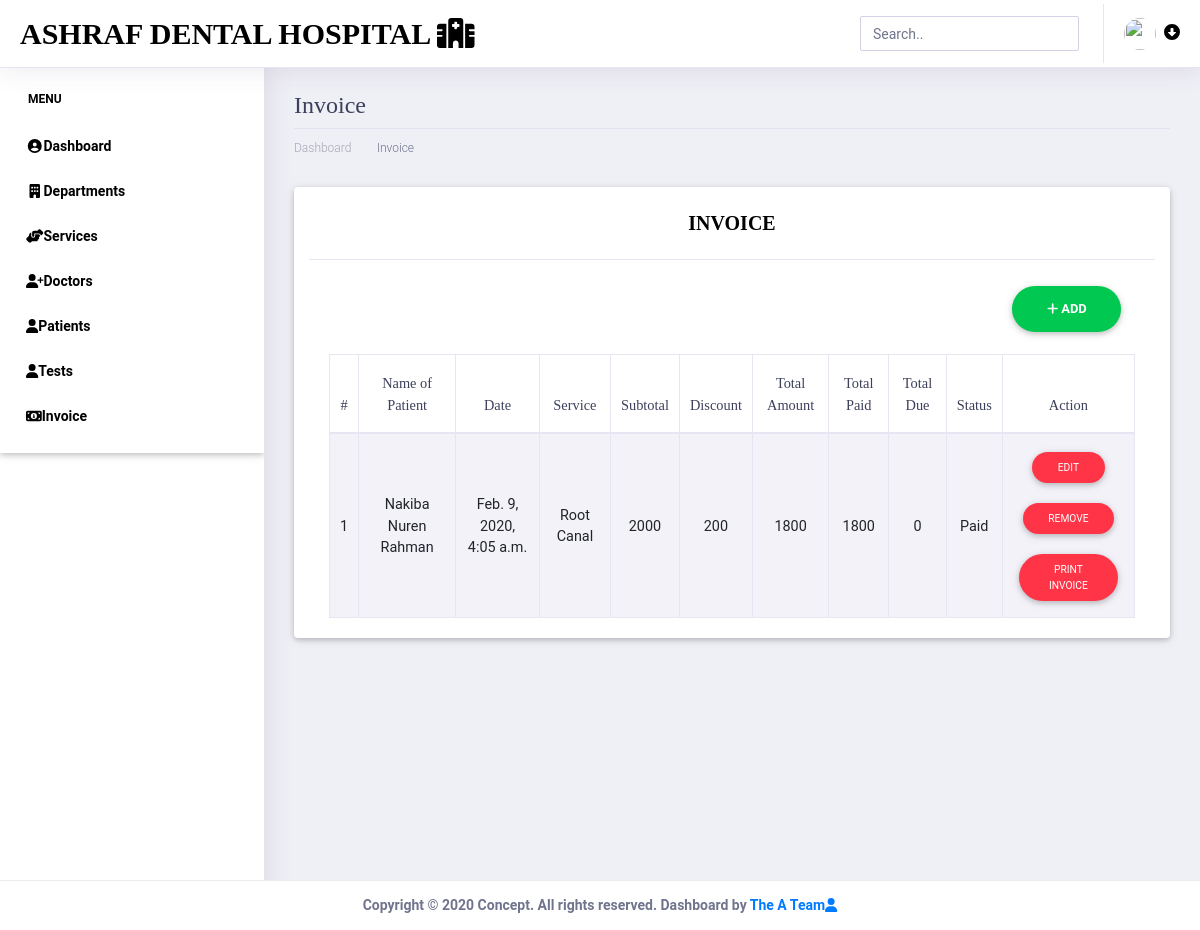
The page /invoice/ (signed in) on the database as committed earlier.
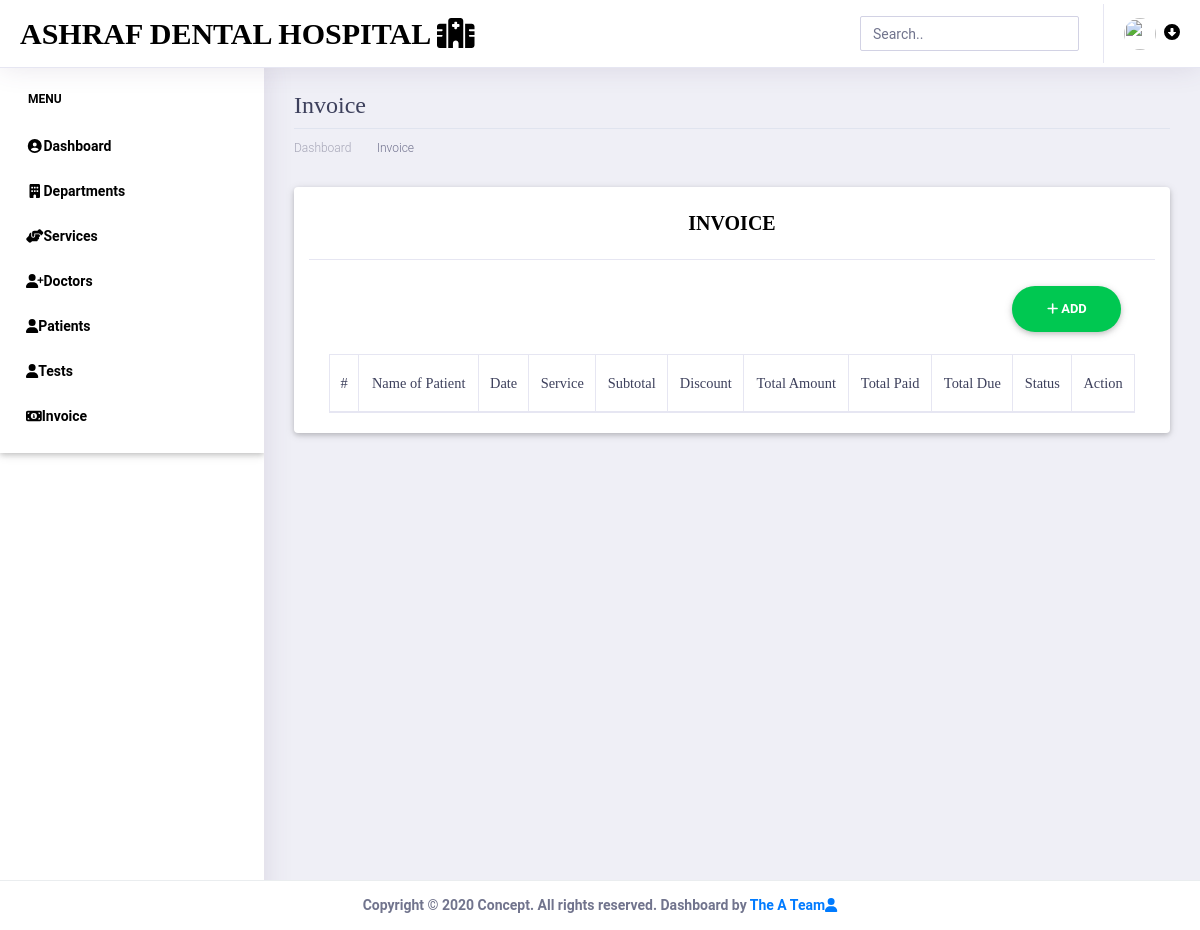
The same page on the database as committed later.
### invoice_app/models.py (models this page shows, shortened)
class Invoice(models.Model):
    PatientName = models.OneToOneField(Patient, related_name='invoice', on_delete=models.CASCADE)
    ServiceName = models.ForeignKey(Service,  on_delete=models.CASCADE)
    date = models.DateTimeField(default=datetime.datetime.now())
    Sub_Total = models.IntegerField(default=0)
    Discount = models.IntegerField(default=0)
    Total_Amount = models.IntegerField(default=0)
    Total_Paid = models.IntegerField(default=0)
    Total_Due = models.IntegerField(default=0)
    Due_Status = models.BooleanField(default=False)

### patient_app/models.py (models this page shows)
class Patient (models.Model):
    doctor = models.ForeignKey(Doctor, related_name='patients', on_delete=models.CASCADE)
    name = models.CharField(max_length=128)
    age = models.CharField(max_length=512)
    gender = models.CharField(max_length=512)
    phone = models.CharField(max_length=20)
    address = models.CharField(max_length=200, default='')
    MedNAme = models.CharField(max_length=300, default='')
    complain = models.TextField(max_length=250, default='')
    observation = models.TextField(max_length=250, default='')
    advice = models.CharField(max_length=200, default='')
    dose = models.CharField(max_length=20, default='')
    duration = models.CharField(max_length=20, default='')
    date = models.DateTimeField(default=datetime.datetime.now())
    diabetes = models.BooleanField(default=False)
    blood_group = models.CharField(max_length=15, default='')
    def __str__(self):
        return self.name

### services_app/models.py (models this page shows)
class Service(models.Model):
    department = models.ForeignKey(Department, related_name='services', on_delete=models.CASCADE)
    name = models.CharField(max_length=128)
    cost = models.IntegerField(default=0)
    duration = models.CharField(max_length=20)
    def __str__(self):
        return self.name

### invoice_app/views.py (the view)
# urls.py: path('invoice/',include('invoice_app.url'))
@login_required(login_url="/")
def invoice (request):
    i = Invoice.objects.all()
    serial = list()
    for j in range(1, len(i) + 1):
        serial.append(j)
    foo = zip(i, serial)
    context = {'invc': foo}
    return render(request, 'invoice.html',context)

### templates/invoice.html (shortened to what the changed rows need)
<!doctype html>
<html lang="en">
<head>
    {% load static %}
    <link rel="stylesheet" href="/static/assets/vendor/bootstrap/css/bootstrap.min.css">
    <link href="/static/assets/vendor/fonts/circular-std/style.css" rel="stylesheet">
    <link rel="stylesheet" href="/static/assets/libs/css/style.css">
    <link rel="stylesheet" href="/static/assets/vendor/fonts/fontawesome/css/fontawesome-all.css">
    <link rel="stylesheet" href="/static/assets/vendor/charts/chartist-bundle/chartist.css">
    <link rel="stylesheet" href="/static/assets/vendor/charts/morris-bundle/morris.css">
    <link rel="stylesheet" href="/static/assets/vendor/fonts/material-design-iconic-font/css/materialdesignicons.min.css">
    <link rel="stylesheet" href="/static/assets/vendor/charts/c3charts/c3.css">
    <link rel="stylesheet" href="/static/assets/vendor/fonts/flag-icon-css/flag-icon.min.css">
    <link rel="stylesheet" href="/static/assets/libs/css/mdb.min.css" >
    <link rel="stylesheet" href="/static/assets/libs/css/animate-3.7.0.css">
    <link rel="stylesheet" href="/static/assets/libs/css/owl-carousel.min.css">
    <link rel="stylesheet" href="/static/assets/libs/css/mdb.min.css">
    <link rel="stylesheet" href="/static/assets/libs/css/all.css">
</head>
<body>
    <div class="dashboard-main-wrapper">
        <div class="dashboard-wrapper">
            <div class="dashboard-ecommerce">
                <div class="container-fluid dashboard-content ">
                    <div class="row">
                        <div class="col-xl-12 col-lg-12 col-md-12 col-sm-12 col-12">
                            <div class="page-header">
                                <h2 class="pageheader-title">Invoice </h2>
                            </div>
                        </div>
                    </div>
             <section class="contact-section area-padding">
                <div class="container card">
                  <div class="card-body">
                    <div id="table" class="table-editable">
                      <table class="table table-bordered table-responsive-md table-striped text-center">
                        <thead>
                          <tr>
                            <th class="text-center" color="black">#</th>
                            <th class="text-center" color="black">Name of Patient</th>
                            <th class="text-center" color="black">Date</th>
                              <th class="text-center" color="black">Service</th>
                              <th class="text-center" color="black">Subtotal</th>
                              <th class="text-center" color="black">Discount</th>
                              <th class="text-center" color="black">Total Amount</th>
                              <th class="text-center" color="black">Total Paid</th>
                              <th class="text-center" color="black">Total Due</th>
                              <th class="text-center" color="black">Status</th>
                            <th class="text-center" color="black">Action</th>
                          </tr>
                        </thead>
                        <tbody>
                        {% for val, s in invc %}
                          <tr>
                            <td class="pt-3-half"  color="black">{{s}}</td>
                            <td class="pt-3-half"  color="black">{{val.PatientName}}</td>
                            <td class="pt-3-half"  color="black">{{val.date}}</td>
                          <td class="pt-3-half"  color="black">{{val.ServiceName}}</td>
                              <td class="pt-3-half"  color="black">{{val.Sub_Total}}</td>
                              <td class="pt-3-half"  color="black">{{val.Discount}}</td>
                              <td class="pt-3-half"  color="black">{{val.Total_Amount}}</td>
                              <td class="pt-3-half"  color="black">{{val.Total_Paid}}</td>
                               <td class="pt-3-half"  color="black">{{val.Total_Due}}</td>
                              {% if val.Due_Status == False %}
                              <td class="pt-3-half"  color="black">Paid</td>
                              {% endif %}
                            <td>
                                <span class="table-edit">
                                <a href="{% url 'edit-invoice' val.id %}"><button type="button" class="btn btn-danger btn-rounded btn-sm my-0">Edit</button></a>
                              </span><p></p>
                              <span class="table-remove">
                                <a href="{% url 'remove-invoice' val.id %}"><button type="button" class="btn btn-danger btn-rounded btn-sm my-0">Remove</button></a>
                              </span><p></p>
                                 <span class="table-edit">
                                <a href="{% url 'print_invoice' val.id %}"><button type="button" class="btn btn-danger btn-rounded btn-sm my-0">Print Invoice</button></a>
                              </span><p></p>
                            </td>
                          </tr>
                        {% endfor %}
                        </tbody>
                      </table>
                    </div>
                  </div>
                </div>
            </section>
        </div>
    </div>
        </div>
    </div>
</body>
</html>

Rows that differ between the two databases and show on the page:
removed Invoice: s "1", PatientName "Nakiba Nuren Rahman", date "Feb. 9, 2020, 4:05 a.m.", ServiceName "Root Canal", Sub_Total "2000", Discount "200", Total_Amount "1800", Total_Paid "1800", Total_Due "0", Due_Status "Paid"
